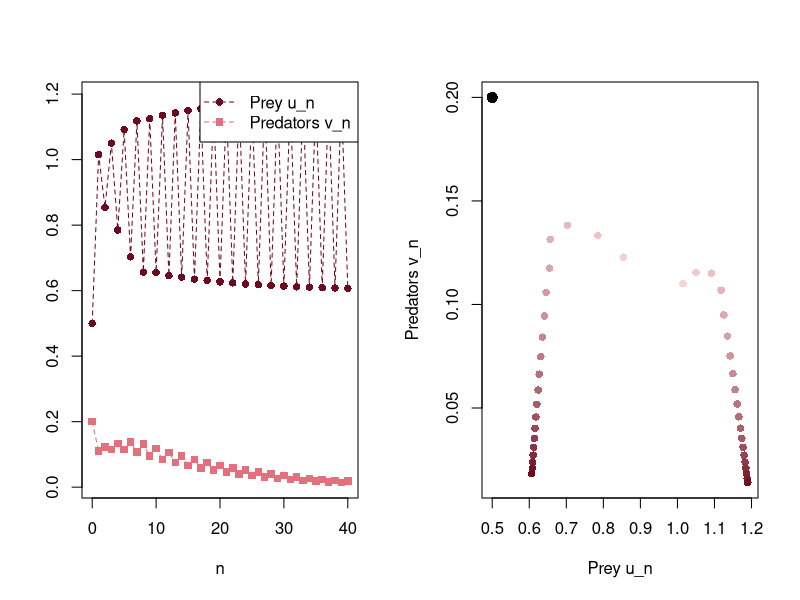

Recreate this plot in R.
# Fig. 2.5: Predator-prey model, the predators die out (book, Section 2.1, Eq. 2.3)
# u_{n+1} = (1 + r) u_n - r u_n^2 - gamma u_n v_n,  v_{n+1} = gamma u_n v_n  with r = 2.5, gamma = 1.1, u_0 = 0.5, v_0 = 0.2
# (c) 2026 Philipp Kügler · Program for the book "Dynamical Systems in the Life Sciences" · MIT License (see LICENSE)
r <- 2.5; gamma <- 1.1
N <- 40
u <- numeric(N + 1); v <- numeric(N + 1)
u[1] <- 0.5; v[1] <- 0.2                 # R counts from 1: u[1] is u_0
for (k in 1:N) {
  u[k + 1] <- (1 + r) * u[k] - r * u[k]^2 - gamma * u[k] * v[k]
  v[k + 1] <- gamma * u[k] * v[k]
}
cat("v_0, v_10, v_20, v_40 =", sprintf("%.4f", v[c(1, 11, 21, 41)]), " -> the predators die out\n")
cat("u_36 ... u_40 =", sprintf("%.3f", u[37:41]), "\n")

n <- 0:N
par(mfrow = c(1, 2))
plot(n, u, type = "o", lty = 2, pch = 16, col = rgb(0.43, 0.04, 0.12), ylim = range(c(u, v)), xlab = "n", ylab = "")
lines(n, v, type = "o", lty = 2, pch = 15, col = rgb(0.89, 0.44, 0.49))
legend("topright", legend = c("Prey u_n", "Predators v_n"), col = c(rgb(0.43, 0.04, 0.12), rgb(0.89, 0.44, 0.49)), pch = c(16, 15), lty = 2)
hell_dunkel <- colorRampPalette(c(rgb(1, 0.85, 0.85), rgb(0.43, 0.04, 0.12)))(N + 1)   # light: early, dark: late
plot(u, v, pch = 16, col = hell_dunkel, xlab = "Prey u_n", ylab = "Predators v_n")
points(u[1], v[1], pch = 16, cex = 1.5)
